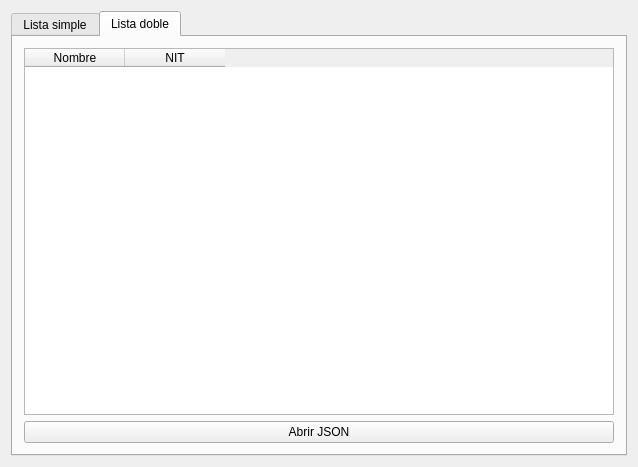
<?xml version="1.0" encoding="UTF-8"?>
<ui version="4.0">
 <class>MainWindow</class>
 <widget class="QMainWindow" name="MainWindow">
  <property name="geometry">
   <rect>
    <x>0</x>
    <y>0</y>
    <width>638</width>
    <height>467</height>
   </rect>
  </property>
  <property name="windowTitle">
   <string>MainWindow</string>
  </property>
  <widget class="QWidget" name="centralWidget">
   <layout class="QHBoxLayout" name="horizontalLayout">
    <item>
     <widget class="QTabWidget" name="tabWidget">
      <property name="currentIndex">
       <number>1</number>
      </property>
      <widget class="QWidget" name="tab">
       <attribute name="title">
        <string>Lista simple</string>
       </attribute>
       <layout class="QVBoxLayout" name="verticalLayout_2">
        <item>
         <widget class="QWidget" name="widget" native="true">
          <property name="maximumSize">
           <size>
            <width>16777215</width>
            <height>105</height>
           </size>
          </property>
          <layout class="QVBoxLayout" name="verticalLayout">
           <item>
            <layout class="QFormLayout" name="formLayout">
             <property name="sizeConstraint">
              <enum>QLayout::SetDefaultConstraint</enum>
             </property>
             <item row="0" column="0">
              <widget class="QLabel" name="label">
               <property name="text">
                <string>Nombre</string>
               </property>
              </widget>
             </item>
             <item row="0" column="1">
              <widget class="QLineEdit" name="txtCustomerName"/>
             </item>
             <item row="1" column="0">
              <widget class="QLabel" name="label_2">
               <property name="text">
                <string>NIT</string>
               </property>
              </widget>
             </item>
             <item row="1" column="1">
              <widget class="QLineEdit" name="txtCustomerTaxId"/>
             </item>
             <item row="2" column="1">
              <widget class="QPushButton" name="pushButton">
               <property name="text">
                <string>Registrar en lista simple</string>
               </property>
              </widget>
             </item>
            </layout>
           </item>
          </layout>
         </widget>
        </item>
        <item>
         <widget class="QTableWidget" name="tableWidgetCustomer">
          <column>
           <property name="text">
            <string>Nombre</string>
           </property>
          </column>
          <column>
           <property name="text">
            <string>NIT</string>
           </property>
          </column>
         </widget>
        </item>
       </layout>
      </widget>
      <widget class="QWidget" name="tab_2">
       <attribute name="title">
        <string>Lista doble</string>
       </attribute>
       <layout class="QVBoxLayout" name="verticalLayout_3">
        <item>
         <widget class="QTableWidget" name="tableWidget">
          <column>
           <property name="text">
            <string>Nombre</string>
           </property>
          </column>
          <column>
           <property name="text">
            <string>NIT</string>
           </property>
          </column>
         </widget>
        </item>
        <item>
         <widget class="QPushButton" name="pushButton_2">
          <property name="text">
           <string>Abrir JSON</string>
          </property>
         </widget>
        </item>
       </layout>
      </widget>
     </widget>
    </item>
   </layout>
  </widget>
 </widget>
 <layoutdefault spacing="6" margin="11"/>
 <resources/>
 <connections/>
</ui>
